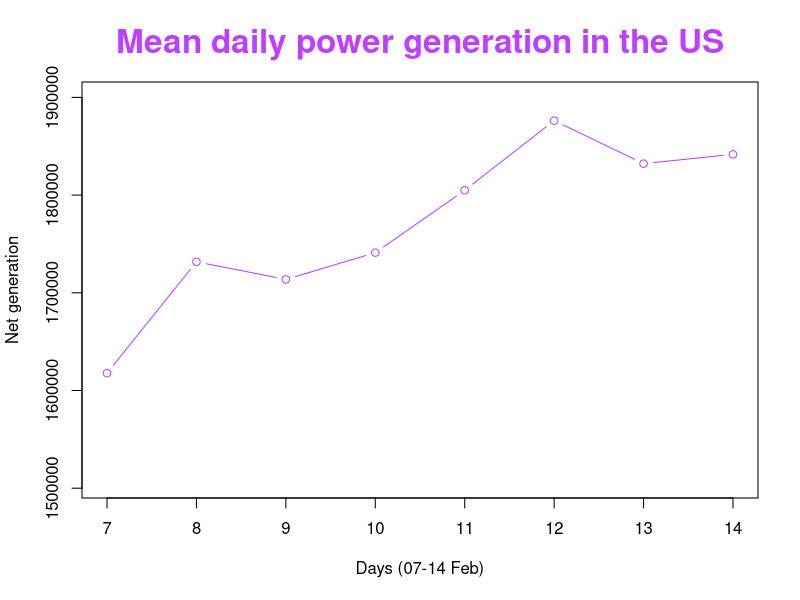
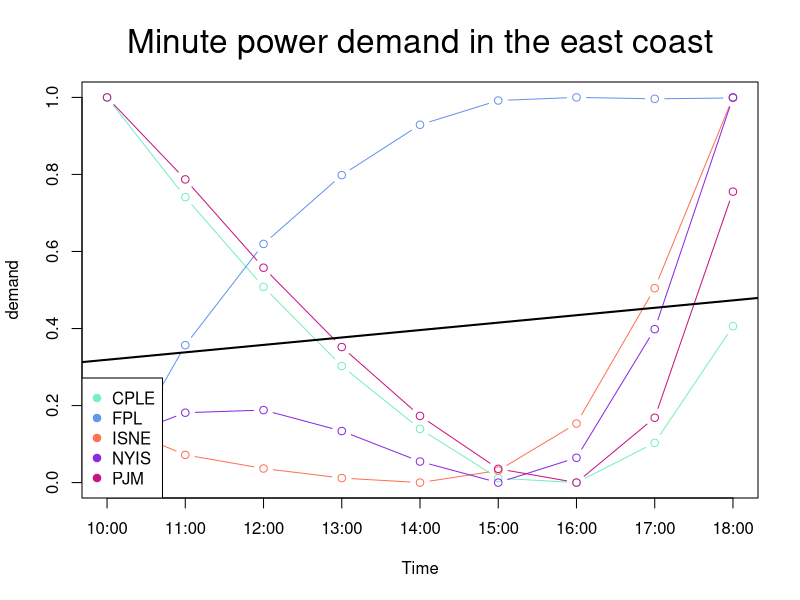
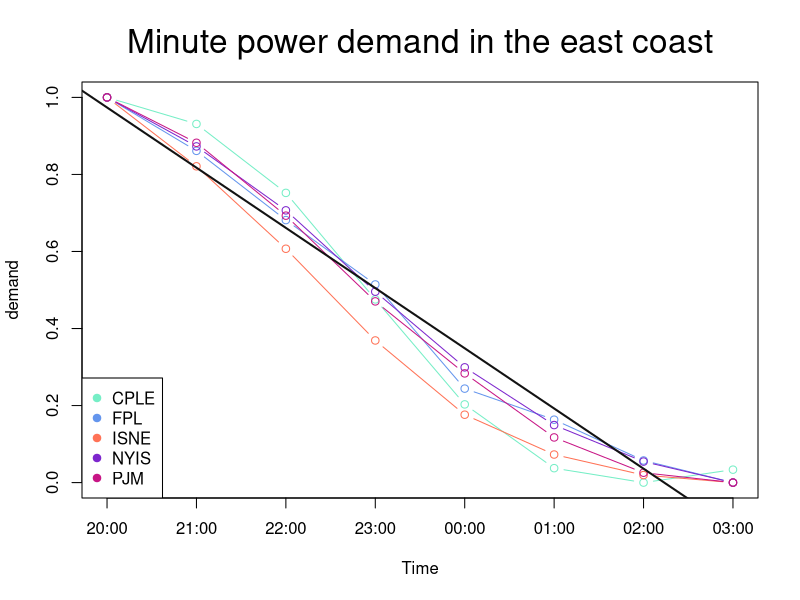

These charts were generated, in order, by the following R code:
## ---- chunk 1
#import libraries
install.packages("dplyr")
install.packages("tidyr")
install.packages("matrixcalc")
install.packages("zoo")
library(dplyr)
library(tidyr)
library(matrixcalc)
library(zoo)

## ---- chunk 2
#Reading Data
A <- read.delim("table.tsv")
A$DateTime <- as.POSIXct( A$megawatthours, tz = "EST", "%H:%M EST %m/%d/%Y" )

## ---- chunk 3
A<-distinct(A)
## ---- chunk 4
# The dimensions of the cube are the Power stations and the dimension of date time.
data_cube<- with(A,cbind(BPAT=Net.generation,CISO	=Net.generation.1, CPLE=Net.generation.2,ERCO= Net.generation.3, FPL=Net.generation.4,ISNE= Net.generation.5,MISO= Net.generation.6,
                         NYIS =Net.generation.7 , PACW=Net.generation.8 , PJM=Net.generation.9 ,United_States_Lower = Net.generation.10,Date=as.integer(format(as.Date(A[,'DateTime']), "%Y%m%d"))))
## ---- chunk 5
index<-which(data_cube[,'Date']>"20210206" & data_cube[,'Date']<"20210215" )
Silce_cube<-data_cube[index,]
## ---- chunk 6
temp<-data_cube[index,]
rownames(temp) <- c(temp[,"Date"])
temp<-temp[,colnames(temp)!="Date"]
roll_up <-  rowsum(temp,row.names(temp))
data_mean<-rowMeans(roll_up[,1:11]) #Daily average performance
## ---- chunk 7
data_frame<-tibble(data_mean)
days<- as.integer(substr(names(roll_up[,1]), nchar(names(roll_up[,1])) - 2 + 1, nchar(names(roll_up[,1]))) )

pdf(file = "Week3_Mean_daily_power.pdf",   
    width = 8, # The width of the plot in inches
    height = 5) # The height of the plot in inches


# create an empty plot
plot(1, type="n", xlab="", ylab="", xlim = c(days[1],days[8]), ylim=c(1505748 ,1900000 ))
# rearrange in a new, temporary dataframe
DF <- data.frame ( Time = days, Demand = data_frame)
# plot
lines( DF, col = 'darkorchid1', type = 'b' )
title(main = "Mean daily power generation in the US",
      xlab = "Days (07-14 Feb)", ylab = "Net generation",
      cex.main = 2,   font.main = 2, col.main = "darkorchid1")
dev.off()
## ---- chunk 8
# The dimensions of the cube are the Power stations and the dimension of date time.
data_cube_2_1<- with(A,cbind( CPLE=Demand.2, FPL=Demand.4,ISNE= Demand.5,
                         NYIS =Demand.7 , PJM=Demand.9 ,Time=as.integer(format(A[,'DateTime'], format = "%H"))))

# Complete missing values according to Last Observation in data cube
data_cube_2_1<-na.locf(data_cube_2_1,fromLast=TRUE)
## ---- chunk 9
#Silce cube
index_2_1<-which(data_cube_2_1[,'Time']>9 & data_cube_2_1[,'Time']<19 )
Silce_cube_2_1<-data_cube_2_1[index_2_1,]
## ---- chunk 10
temp_2_1<-data_cube_2_1[index_2_1,]
rownames(temp_2_1) <- c(temp_2_1[,"Time"])
temp_2_1<-temp_2_1[,colnames(temp_2_1)!="Time"]
roll_up_2_1 <-  rowsum(temp_2_1,row.names(temp_2_1))
## ---- chunk 11
# linear fit
LM <- list(  CPLE = NA,  FPL = NA,  ISNE = NA,  NYIS = NA, PJM = NA)
# Creating a dataframe for performing linear regression
df_2_1<-data.frame (roll_up_2_1)
# Data normalization function min-max method.
min_max_norm <- function(x) {
    (x - min(x)) / (max(x) - min(x))
}
#Data normalization
Demand_norm_2_1 <- as.data.frame(lapply(df_2_1, min_max_norm))


#Linear regression formula (U^T*U)^-1*U^T*y
#Create a U matrix for linear regression 
mat2_1_data <- c(rep(c(1),9),c(10:18))
mat2_1 <- matrix(mat2_1_data,nrow=2,ncol=9,byrow=TRUE)

#Create a power function
"%^%" <- function(mat, power) 
  with(eigen(mat), vectors %*% (values^power * t(vectors))) 

pdf(file = "Week3_Minute_power_demand_1.pdf",   
    width = 8, # The width of the plot in inches
    height = 5) # The height of the plot in inches
# create an empty plot
plot(1, type="n", xlab="", ylab="",xaxt="n",xlim = c(10,18), ylim=c(0 ,1))
axis(1, at=c(10:18),labels=c("10:00","11:00","12:00","13:00","14:00","15:00","16:00","17:00","18:00"))
demands <- seq(5) 
#initialization a&b
a<-0
b<-0
colors<-c("aquamarine2","cornflowerblue","coral1","blueviolet","mediumvioletred") #Vector of colors
#A loop that draws a line for each station
for ( i in demands ) {
   # rearrange in a new, temporary dataframe
   DF <- data.frame ( Time =c(10:18), Demand = Demand_norm_2_1[,i] )
   # plot
   lines( DF, col = colors[i], type = 'b' )
   # linear fit
   #Note: 'U' have been in Transformation form
   X_T_X<-((mat2_1)%*% t(mat2_1)) #U^T*U
   Vector_df1<-c(t(DF[2])) #transfer Y df to Vector
   X_T_y<-((mat2_1))%*% (Vector_df1) #U^T*y
   LM[[ i ]] <-(X_T_X%^% (-1))%*% X_T_y #(U^T*U)^-1*U^T*y
   a <- a+(LM[[ i ]])[1]
   b <- b+(LM[[ i ]])[2]
}

abline(a/5, b/5, col = "black", lw =2) #calculated the average regression lines of five stations on the east coast.
title(main = "Minute power demand in the east coast",
      xlab = "Time", ylab = "demand",
      cex.main = 2,   font.main = 1, col.main = "black")
legend( 'bottomleft', col = colors, pch = 19,legend = names(Demand_norm_2_1) )

dev.off()
## ---- chunk 12
index_2_2<-which(data_cube_2_1[,'Time']>19 | data_cube_2_1[,'Time']<4 )
Silce_cube_2_2<-data_cube_2_1[index_2_2,]
## ---- chunk 13
temp_2_2<-data_cube_2_1[index_2_2,]
rownames(temp_2_2) <- c(temp_2_2[,"Time"])
temp_2_2<-temp_2_2[,colnames(temp_2_2)!="Time"]
roll_up_2_2 <-  rowsum(temp_2_2,row.names(temp_2_2))
## ---- chunk 14
# linear fit
LM <- list(  CPLE = NA,  FPL = NA,  ISNE = NA,  NYIS = NA, PJM = NA)
df_2_2<-data.frame (roll_up_2_2)
#Data normalization
Demand_norm_2_2 <- as.data.frame(lapply(df_2_2, min_max_norm))



#Linear regression formula (U^T*U)^-1*U^T*y
#Create a U matrix for linear regression 
mat2_2_data <- c(rep(c(1),8),c(1:8))
mat2_2 <- matrix(mat2_2_data,nrow=2,ncol=8,byrow=TRUE)

#Enter the data in the order of the hours from 20:00-03:00
order_data<-Demand_norm_2_2[c(4,5,6,7,1,2,3,8),]


pdf(file = "Week3_Minute_power_demand_2.pdf",   
    width = 8, # The width of the plot in inches
    height = 5) # The height of the plot in inches

# create an empty plot
plot(1, type="n", xlab="", ylab="",xaxt="n", xlim = c(1,8), ylim=c(0 ,1))
axis(1, at=c(1:8),labels=c("20:00","21:00","22:00","23:00","00:00","01:00","02:00","03:00"))
demands <-seq(5)
#initialization a&b
a<-0
b<-0
colors<-c("aquamarine2","cornflowerblue","coral1","purple3","mediumvioletred") #Vector of colors
#A loop that draws a line for each station
for ( i in demands ) {
   # rearrange in a new, temporary dataframe
   DF <- data.frame ( Time =c(1,8), Demand = order_data[,i] )
   # plot
   lines( DF[2], col = colors[i], type = 'b' )
   # linear fit
   #Note: 'U' have been in Transformation form
   X_T_X<-((mat2_2)%*% t(mat2_2)) #U^T*U
   Vector_df2<-c(t(DF[2])) #transfer Y df to Vector
   X_T_y<-((mat2_2))%*% (Vector_df2) #U^T*y
   LM[[ i ]] <-(X_T_X%^% (-1))%*% X_T_y #(U^T*U)^-1*U^T*y
   a <- a+(LM[[ i ]])[1]
   b <- b+(LM[[ i ]])[2]
}
abline(a/5, b/5, col = 'gray7', lw =2) #calculated the average regression lines of five stations on the east coast.
title(main = "Minute power demand in the east coast",
      xlab = "Time", ylab = "demand",
      cex.main = 2,   font.main = 1, col.main = "black")
legend( 'bottomleft', col = colors, pch = 19,legend = names(order_data) )

dev.off()
